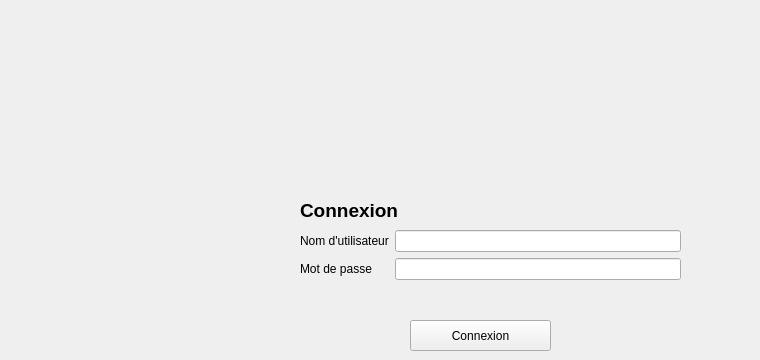
    <widget class="QWidget" name="page_6">
     <widget class="QWidget" name="formLayoutWidget_7">
      <property name="geometry">
       <rect>
        <x>300</x>
        <y>230</y>
        <width>381</width>
        <height>71</height>
       </rect>
      </property>
      <layout class="QFormLayout" name="formLayout_7">
       <item row="0" column="0">
        <widget class="QLabel" name="label_44">
         <property name="text">
          <string>Nom d'utilisateur</string>
         </property>
        </widget>
       </item>
       <item row="1" column="0">
        <widget class="QLabel" name="label_45">
         <property name="text">
          <string>Mot de passe</string>
         </property>
        </widget>
       </item>
       <item row="0" column="1">
        <widget class="QLineEdit" name="lineEdit_28"/>
       </item>
       <item row="1" column="1">
        <widget class="QLineEdit" name="lineEdit_29"/>
       </item>
      </layout>
     </widget>
     <widget class="QLabel" name="label_46">
      <property name="geometry">
       <rect>
        <x>300</x>
        <y>200</y>
        <width>121</width>
        <height>21</height>
       </rect>
      </property>
      <property name="font">
       <font>
        <pointsize>14</pointsize>
        <weight>75</weight>
        <bold>true</bold>
       </font>
      </property>
      <property name="text">
       <string>Connexion</string>
      </property>
     </widget>
     <widget class="QLabel" name="EPAFLOGO">
      <property name="geometry">
       <rect>
        <x>250</x>
        <y>30</y>
        <width>501</width>
        <height>151</height>
       </rect>
      </property>
      <property name="text">
       <string/>
      </property>
      <property name="pixmap">
       <pixmap>../build-AjouterPat-Desktop_Qt_5_8_0_MSVC2015_64bit-Debug/epaf.png</pixmap>
      </property>
     </widget>
     <widget class="QPushButton" name="ConnectpushButton">
      <property name="geometry">
       <rect>
        <x>410</x>
        <y>320</y>
        <width>141</width>
        <height>31</height>
       </rect>
      </property>
      <property name="text">
       <string>Connexion</string>
      </property>
     </widget>
    </widget>
